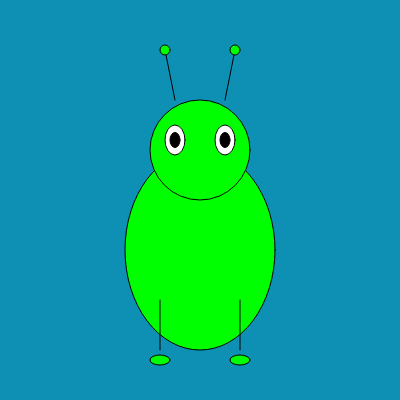
Frame 1 (no input)
Frame 60 (no input): identical to frame 1, image omitted
Frame 120 (the mouse pressed at the canvas centre since frame 60): identical to frame 1, image omitted

The p5.js sketch that drew this single still picture (run headless with seeded random() and noise() and a simulated clock; from frame 60 on, the mouse is pressed at the canvas centre):

// p5.js sketch
// ── sketch.js
function setup() {
  createCanvas(400, 400);
}

function draw() {
  background(14, 144, 181);

  // Alien body
  fill(0, 255, 0); // Green color for the alien
  ellipse(200, 250, 150, 200); // Body

  // Alien head
  ellipse(200, 150, 100, 100); // Head

  // Alien eyes
  fill(255); // White color for the eyes
  ellipse(175, 140, 20, 30); // Left eye
  ellipse(225, 140, 20, 30); // Right eye

  fill(0); // Black color for the pupils
  ellipse(175, 140, 10, 15); // Left pupil
  ellipse(225, 140, 10, 15); // Right pupil

  // Alien antennae
  line(175, 100, 165, 50); // Left antenna
  line(225, 100, 235, 50); // Right antenna

  fill(0, 255, 0); // Green color for the antenna tips
  ellipse(165, 50, 10, 10); // Left antenna tip
  ellipse(235, 50, 10, 10); // Right antenna tip

  // Alien legs
  line(160, 350, 160, 300); // Left leg
  line(240, 350, 240, 300); // Right leg

  // Alien feet
  ellipse(160, 360, 20, 10); // Left foot
  ellipse(240, 360, 20, 10); // Right foot
}
